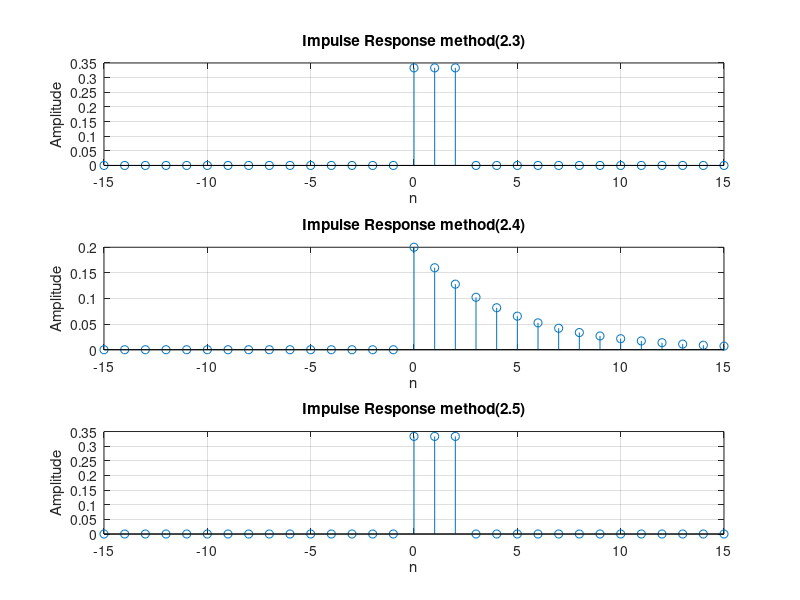

This figure's MATLAB source: (Note: this script raises an error after producing the figure.)
%% 
% *2.2.1 Example Discrete-time Systems*
% 
% i&ii. formulate a discrete-time system and write down the difference equation
% 
% 1. differentiator y[n]=x[n]-x[n-1]
% 
% a=[1]; 
% 
% b=[1 -1];
% 
% y=filter(b,a,x);
% 
% 2. integrator y[n]=x[n]+y[n-1]
% 
% a=[1 -1]; 
% 
% b=[1];
% 
% y=filter(b,a,x);
% 
% iii. draw a diagram
% 
% 
% 
% 
% 
% *2.2.2 Stock Market Example*
% 
% (1) difference equation
% 
% y1[n]=(x[n]+x[n-1]+x[n-2])/3
% 
% y2[n]=0.8*y2[n-1]+0.2*x[n]
% 
% y3[n]=y3[n-1]+(x[n]-x[n-3])/3
% 
% (3) impulse response

n=-15:15;
x=[n==0];%%delta input
a1=[1];b1=[1/3 1/3 1/3];
a2=[1 -0.8];b2=[0.2];
a3=[1 -1]; b3=[1/3 0 0 -1/3];
y1=filter(b1,a1,x);
y2=filter(b2,a2,x);
y3=filter(b3,a3,x);
% the impulse response
figure;
subplot(3, 1, 1);
stem(n, y1);
title('Impulse Response method(2.3)');
xlabel('n');ylabel('Amplitude');grid on;

subplot(3, 1, 2);
stem(n, y2);
title('Impulse Response method(2.4)');
xlabel('n');ylabel('Amplitude');grid on;


subplot(3, 1, 3);
stem(n, y3);
title('Impulse Response method(2.5)');
xlabel('n');ylabel('Amplitude');grid on;
%% 
% * Explain why methods (2.3) and (2.5) are known as moving averages.
%% 
% method(2.3) y1[n]: This method represents a simple moving average filter.The 
% difference equation for y1[n] is given by:y1[n] = (x[n] + x[n-1] + x[n-2]) / 
% 3
% 
% In this filter, each output sample y1[n] is calculated as the average of the 
% current input sample x[n] and the two previous input samples x[n-1] and x[n-2]. 
% It effectively smoothes the input signal by providing an average value over 
% a window of three samples, making it a moving average filter.
% 
% method(2.5) y3[n]:This method represents a cumulative moving average filter. 
% The difference equation for y3[n] is given by:y3[n] = y3[n-1] + (x[n] - x[n-3]) 
% / 3
% 
% In this filter, each output sample y3[n] is calculated as the cumulative average 
% of the current input sample x[n] and the input sample from three time steps 
% ago, x[n-3]. It continuously updates the average as new input samples arrive, 
% making it a moving average filter with a cumulative effect.
% 
% *2.3 Example Discrete-Time Systems*
% 
% Firstly, let's us write two Matlab functions that will apply the differentiator 
% and integrator systems, designed in the Section 2.2.1, to arbitrary input signals. 
% 
% 1.differentiator
% 
% function y=differentiator(x)
% 
% % Implement the differentiator system
% 
% % Difference equation coefficients for differentiator
% 
% a = [1];    b = [1 -1];
% 
% % Apply the filter to the input signal
% 
% y = filter(b, a, x);
% 
% end
% 
% 2. integrator
% 
% function y=integrator(x)
% 
% % Implement the integrator system
% 
% % Difference equation coefficients for integrator
% 
% a = [1 -1];
% 
% b = [1];
% 
% % Apply the filter to the input signal
% 
% y = filter(b, a, x);
% 
% end
% 
% Now, let's use these functions to apply the differentiator and integrator 
% systems to the provided input signals and plot the results:

% Define the input signals
n = -10:20;
delta_signal=(n==0)-(n==5);%input signal of 𝛿[n] − 𝛿[n − 5]
N = 10;
u_signal = (n >= 0) - (n >= N + 1);%input signal of 𝑢[n] − 𝑢[𝑛 − (𝑁 + 1)] with N = 10
% Apply the differentiator and integrator to the input signals
y1_diff = differentiator(delta_signal);
y2_diff = differentiator(u_signal);
y1_int = integrator(delta_signal);
y2_int = integrator(u_signal);

% Create a single figure with subplots to visualize the results
figure;

% Subplot 1: Input delta[n] - delta[n-5]
subplot(4, 2, 1);
stem(n, delta_signal);
title('Input: 𝛿[n] − 𝛿[n − 5]');
xlabel('n');ylabel('Amplitude');grid on;

% Subplot 2: Differentiator Output for delta[n] - delta[n-5]
subplot(4, 2, 2);
stem(n, y1_diff);
title('Differentiator Output for 𝛿[n] − 𝛿[n − 5]');
xlabel('n');ylabel('Amplitude');grid on;

% Subplot 3: Input delta[n] - delta[n-5]
subplot(4, 2, 3);
stem(n, delta_signal);
title('Input: 𝛿[n] − 𝛿[n − 5]');
xlabel('n');ylabel('Amplitude');grid on;

% Subplot 4: integrator Output for delta[n] - delta[n-5]
subplot(4, 2, 4);
stem(n, y1_int);
title('integrator Output for 𝛿[n] − 𝛿[n − 5]');
xlabel('n');ylabel('Amplitude');grid on;

% Subplot 5: Input u[n] - u[n-(N+1)]
subplot(4, 2, 5);
stem(n, u_signal);
title('Input: u[n] - u[n-(N+1)]');
xlabel('n');ylabel('Amplitude');grid on;

% Subplot 6: Differentiator Output for u[n] - u[n-(N+1)]
subplot(4, 2, 6);
stem(n, y2_diff);
title('Differentiator Output for u[n] - u[n-(N+1)]');
xlabel('n');ylabel('Amplitude');grid on;
% Subplot 7: Input u[n] - u[n-(N+1)]
subplot(4, 2, 7);
stem(n, u_signal);
title('Input: u[n] - u[n-(N+1)]');
xlabel('n');ylabel('Amplitude');grid on;

% Subplot 8: Integrator Output for u[n] - u[n-(N+1)]
subplot(4, 2, 8);
stem(n, y2_int);
title('Integrator Output for u[n] - u[n-(N+1)]');
xlabel('n');ylabel('Amplitude');grid on;

%%

%% 
% *2.4 Difference Equation*
% 
% % Define S1 filter function
% 
% function y = S1(x)
% 
% N = length(x);
% 
% y = zeros(1, N); % Pre-define the output vector
% 
% for n = 1:N
% 
% if n == 1
% 
% y(n) = x(n); % Initial condition
% 
% else
% 
% y(n) = x(n) - x(n - 1);
% 
% end
% 
% end
% 
% end
% 
% 
% 
% % Define S2 filter function
% 
% function y = S2(x)
% 
% N = length(x);
% 
% y = zeros(1, N); % Pre-define the output vector
% 
% for n = 1:N
% 
% if n == 1
% 
% y(n) = x(n); % Initial condition
% 
% else
% 
% y(n) = y(n - 1) / 2 + x(n);
% 
% end
% 
% end
% 
% end

n=-15:15;
impulse = (n==0); % Impulse signal 𝛿[n] 

% Calculate impulse responses for each system
impulse_response_S1 = S1(impulse);
impulse_response_S2 = S2(impulse);
impulse_response_S1_S2 = S1(impulse_response_S2);
impulse_response_S2_S1 = S2(impulse_response_S1);
impulse_response_S1_plus_S2 = S1(impulse) + S2(impulse);

% Plot the impulse responses 
figure
subplot(3, 2, 1);
stem(impulse_response_S1);
title('Impulse Response of S1');

subplot(3, 2, 2);
stem(impulse_response_S2);
title('Impulse Response of S2');

subplot(3, 2, 3);
stem(impulse_response_S1_S2);
title('Impulse Response of S1 (S2)');

subplot(3, 2, 4);
stem(impulse_response_S2_S1);
title('Impulse Response of S2 (S1)');

subplot(3, 2, 5);
stem(impulse_response_S1_plus_S2);
title('Impulse Response of S1 + S2');
%%

%% 
% *2.5 Audio Filtering*

audio=audioread('music.au');
audio_S1=S1(audio);
audio_S2=S2(audio);
%sound(audio)
%sound(audio_S1)
sound(audio_S2);
figure
subplot(3,1,1),stem(audio)
subplot(3,1,2),stem(audio_S1)
subplot(3,1,3),stem(audio_S2)


figure
subplot(3,1,1),stem(abs(fftshift(audio))),title('Spectrum Analysis of music.au');xlabel('f')
subplot(3,1,2),stem(abs(fftshift(audio_S1))),title('Spectrum Analysis of S1(music.au)');xlabel('f')
subplot(3,1,3),stem(abs(fftshift(audio_S2))),title('Spectrum Analysis of S2(music.au)');xlabel('f')
%% 
% 
%% 
% *2.6 Inverse Systems*
% 
% we can use MATLAB to solve for the values of a and b using symbolic algebra.
% 
% S2:   y2(n) = y2(n - 1) / 2 + x2(n); 
% 
% S3:   𝑦3[n] = 𝑎𝑥3[𝑛] + 𝑏𝑥3[𝑛 − 1]
% 
% when input signal is an impulss signal ,impulse input signal==output of S3(S2(impulse))

% Create an input impulse signal 
n=-15:15;
impulse = (n==0)
syms a b

% Solve the equations
eq1 = impulse(16) ==a*impulse_response_S2(16)+b*impulse_response_S2(15)
eq2 = impulse(17) ==a*impulse_response_S2(17)+b*impulse_response_S2(16)

% Solve for a and b
solution = solve([eq1, eq2], [a, b]);

% Extract the values of a and b
a_value = solution.a
b_value = solution.b


%% 
% 
% 
% Now that we have obtained the values of a and b, we can use these values to 
% construct the difference equation for the system S3, and write a Matlab function 
% _y_ = _*S*_3(_x_) which implements the system _*S*_3.
% 
% Next, let's write a MATLAB function to implement the system S3 and compute 
% the impulse responses of S3 and S3(S2(x)). Here's the MATLAB code:

% Compute the impulse response of S3
impulse_response_S3 = S3(impulse);

% Compute the impulse response of S3(S2(x))
impulse_response_S3_S2 = S3(impulse_response_S2);

figure
subplot(2,1,1),stem(n,impulse_response_S3),xlabel('n'),title('Impulse response for S3');
subplot(2,1,2),stem(n,impulse_response_S3_S2),xlabel('n'),title('Impulse response for S3(S2)');
%% 
% *2.7 System Tests* 

%firstly, observe three systems
n=-10:10;
impulse=(n==0);

h1=bbox4(impulse);
h2=bbox5(impulse);
h3=bbox6(impulse);
figure 
subplot(1,3,1),stem(n,h1),title('Impulse response of bbox4')
subplot(1,3,2),stem(n,h2),title('Impulse response of bbox5')
subplot(1,3,3),stem(n,h3),title('Impulse response of bbox6')
% 先测试是否线性
% check if bbox(ax1[n]+bx2[n])=a*bbox(x1[n])+ b*bbox(x2[n])
x1=rand(1,6);x2=rand(1,6);
%Using the random function rand, so each time it runs, the input signal is different
%meeting the requirement to "try a variety of input signals until you find a counter-example."
figure
subplot(1,3,1),stem(x1),xlabel('n'),title('x1[n]');
subplot(1,3,2),stem(x2),xlabel('n'),title('x2[n]');
subplot(1,3,3),stem(4*x1+5*x2),xlabel('n'),title('4*x1[n]+5*x2[n]');

figure
sgtitle('linearity test')
% bbox4
subplot(3,2,1),stem(4*bbox4(x1)+5*bbox4(x2)),xlabel('n'),title('4*bbox4(x1)+5*bbox4(x2)');
subplot(3,2,2),stem(bbox4(4*x1+5*x2)),xlabel('n'),title('bbox4(4*x1+5*x2)');
% bbox5
subplot(3,2,3),stem(4*bbox5(x1)+5*bbox5(x2)),xlabel('n'),title('4*bbox5(x1)+5*bbox5(x2)');
subplot(3,2,4),stem(bbox5(4*x1+5*x2)),xlabel('n'),title('bbox5(4*x1+5*x2)');
% bbox6
subplot(3,2,5),stem(4*bbox6(x1)+5*bbox6(x2)),xlabel('n'),title('4*bbox6(x1)+5*bbox6(x2)');
subplot(3,2,6),stem(bbox6(4*x1+5*x2)),xlabel('n'),title('bbox6(4*x1+5*x2)');
%% 
% Therefor, bbox6 is a non-linear system
% 
% 
% 
% time invariance-test

%y[n+N]?=y1[n]
%Step ONE:
%The input signal x[n] is first time-shifted and then passed through the system to obtain y1[n]
N=7;
x=[zeros(1,N),rand(1,N),zeros(1,N)];%input,right shift or left shift<=N samples
x_shift=[rand(1,N),zeros(1,2*N)]%shift input signal x by N samples to the left

y4_x_shift=bbox4(x_shift);%y1[n] for bbox4
y5_x_shift=bbox5(x_shift);%y1[n] for bbox5
y6_x_shift=bbox6(x_shift);%y1[n] for bbox6

%Step TWO:
%now we will find y[n+N]
y4=bbox4(x);y5=bbox5(x);y6=bbox6(x);

y4_shift=[y4(N+1:length(y4)),zeros(1,N)]%y4[n+N]
y5_shift=[y5(N+1:length(y5)),zeros(1,N)]%y5[n+N]
y6_shift=[y6(N+1:length(y6)),zeros(1,N)]%y6[n+N]


%Step THREE:
% time invariance test:y[n+N]?=y1[n]
n=-10:10;
figure
sgtitle('time invariance test')

% bbox4
subplot(3,2,1),stem(n,y4_shift),title('y[n+N] for bbox4'),xlabel('n');
subplot(3,2,2),stem(n,y4_x_shift),title('y1[n] for bbox4'),xlabel('n');
% bbox5
subplot(3,2,3),stem(n,y5_shift),title('y[n+N] for bbox5'),xlabel('n');
subplot(3,2,4),stem(n,y5_x_shift),title('y1[n] for bbox5'),xlabel('n');
% bbox6
subplot(3,2,5),stem(n,y6_shift),title('y[n+N] for bbox6'),xlabel('n');
subplot(3,2,6),stem(n,y6_x_shift),title('y1[n] for bbox6'),xlabel('n');
%% 
% 结果bbox5时变
%% 
% *2.8 Stock Market Example*
% 
% (2.4) y2[n]=0.8*y2[n-1]+0.2*x[n]
% 
% (2.5) y3[n]=y3[n-1]+(x[n]-x[n-3])/3
% 
% When you apply the filter of (2.4), you will need to initialize the value 
% of avgvalue(yesterday).
% 
% So we construct fiter functions to initialize the filter outputs.
% 
% _function y=filter_2_4(x)_
% 
% _% y[n]=0.8y[n-1]+0.2x[n]_
% 
% _N=length(x);_
% 
% _y=zeros(1,N+1);%initialize the value of avgvalue(yesterday)_
% 
% _for n=2:N+1_
% 
% _y(n)=0.8*y(n-1)+0.2*x(n-1);_
% 
% _end_
% 
% _y=y(2:N+1);_
% 
% _end_
% 
% Similarly, in (2.5), set the initial values of the "value" vector to 0 (for 
% the days prior to the start of data collection)
% 
% _function y=filter_2_5(x)_
% 
% _N=length(x);_
% 
% _y=zeros(1,N+1);_
% 
% _x=[zeros(1,3) x]; %set the initial values of the "value" vector to 0_
% 
% _for n=2:N+1_
% 
% _y(n)=y(n-1)+(1/3)*(x(n+2)-x(n-1));%x(n+3)-x(n)instead of x(n)-x(n-3)_
% 
% _end_
% 
% _y=y(2:N+1);_
% 
% _end_

load stockrates.mat
rate
%filter
y2_4=filter_2_4(rate);
y2_5=filter_2_5(rate);
figure
subplot(3,1,1),stem(rate),xlabel('n'),title('original exchange-rates');
subplot(3,1,2),stem(y2_4),xlabel('n'),title('(2.4)filtered exchange-rates');
subplot(3,1,3),stem(y2_5),xlabel('n'),title('(2.5)filtered exchange-rates');
%% 
% 
% 
%